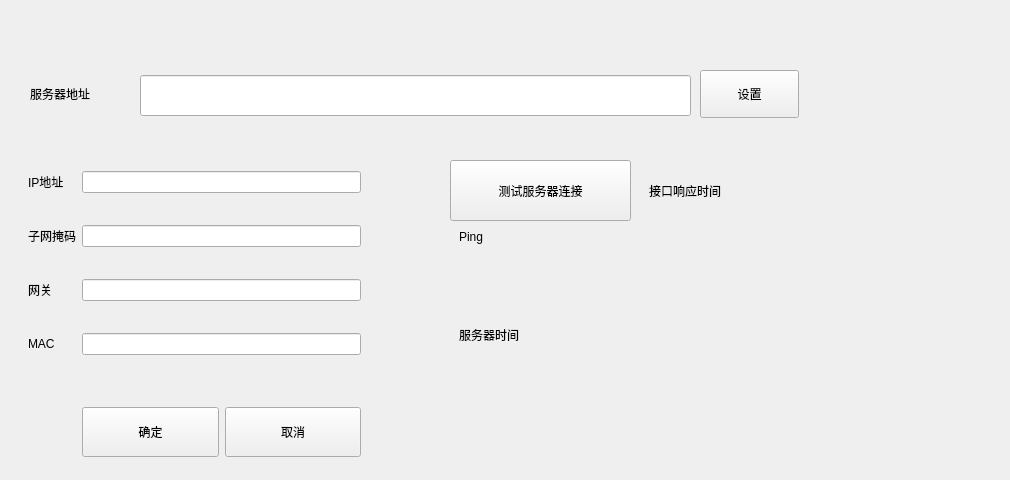
     <widget class="QWidget" name="page_0">
      <widget class="QFrame" name="network">
       <property name="geometry">
        <rect>
         <x>19</x>
         <y>140</y>
         <width>351</width>
         <height>331</height>
        </rect>
       </property>
       <property name="styleSheet">
        <string notr="true">QLabel{
font:20px&quot;WenQuanYi Micro Hei Mono&quot;;
}
QLineEdit{
font:20px&quot;WenQuanYi Micro Hei Mono&quot;;
}</string>
       </property>
       <property name="frameShape">
        <enum>QFrame::NoFrame</enum>
       </property>
       <property name="frameShadow">
        <enum>QFrame::Raised</enum>
       </property>
       <layout class="QGridLayout" name="gridLayout" rowstretch="3,0,0,0,0" columnstretch="0,0">
        <property name="topMargin">
         <number>19</number>
        </property>
        <property name="bottomMargin">
         <number>0</number>
        </property>
        <property name="verticalSpacing">
         <number>20</number>
        </property>
        <item row="1" column="0">
         <widget class="QLabel" name="label_2">
          <property name="text">
           <string>子网掩码</string>
          </property>
         </widget>
        </item>
        <item row="4" column="1">
         <widget class="QFrame" name="frame">
          <property name="sizePolicy">
           <sizepolicy hsizetype="Preferred" vsizetype="Fixed">
            <horstretch>0</horstretch>
            <verstretch>0</verstretch>
           </sizepolicy>
          </property>
          <property name="minimumSize">
           <size>
            <width>0</width>
            <height>70</height>
           </size>
          </property>
          <property name="frameShape">
           <enum>QFrame::NoFrame</enum>
          </property>
          <property name="frameShadow">
           <enum>QFrame::Raised</enum>
          </property>
          <layout class="QVBoxLayout" name="verticalLayout" stretch="1,20">
           <property name="sizeConstraint">
            <enum>QLayout::SetDefaultConstraint</enum>
           </property>
           <property name="leftMargin">
            <number>0</number>
           </property>
           <property name="topMargin">
            <number>0</number>
           </property>
           <property name="rightMargin">
            <number>0</number>
           </property>
           <property name="bottomMargin">
            <number>0</number>
           </property>
           <item>
            <widget class="QLabel" name="warning">
             <property name="text">
              <string/>
             </property>
            </widget>
           </item>
           <item>
            <layout class="QHBoxLayout" name="horizontalLayout_2">
             <property name="spacing">
              <number>6</number>
             </property>
             <item>
              <widget class="QPushButton" name="ok">
               <property name="sizePolicy">
                <sizepolicy hsizetype="Preferred" vsizetype="Preferred">
                 <horstretch>0</horstretch>
                 <verstretch>0</verstretch>
                </sizepolicy>
               </property>
               <property name="text">
                <string>确定</string>
               </property>
              </widget>
             </item>
             <item>
              <widget class="QPushButton" name="cancel">
               <property name="sizePolicy">
                <sizepolicy hsizetype="Preferred" vsizetype="Preferred">
                 <horstretch>0</horstretch>
                 <verstretch>0</verstretch>
                </sizepolicy>
               </property>
               <property name="text">
                <string>取消</string>
               </property>
              </widget>
             </item>
            </layout>
           </item>
          </layout>
         </widget>
        </item>
        <item row="0" column="1">
         <widget class="QLineEdit" name="addr">
          <property name="text">
           <string/>
          </property>
         </widget>
        </item>
        <item row="0" column="0">
         <widget class="QLabel" name="label">
          <property name="text">
           <string>IP地址</string>
          </property>
         </widget>
        </item>
        <item row="2" column="1">
         <widget class="QLineEdit" name="gateway">
          <property name="text">
           <string/>
          </property>
         </widget>
        </item>
        <item row="1" column="1">
         <widget class="QLineEdit" name="netmask">
          <property name="text">
           <string/>
          </property>
         </widget>
        </item>
        <item row="2" column="0">
         <widget class="QLabel" name="label_3">
          <property name="text">
           <string>网关</string>
          </property>
         </widget>
        </item>
        <item row="3" column="1">
         <widget class="QLineEdit" name="mac"/>
        </item>
        <item row="3" column="0">
         <widget class="QLabel" name="label_7">
          <property name="text">
           <string>MAC</string>
          </property>
         </widget>
        </item>
       </layout>
      </widget>
      <widget class="QLineEdit" name="server_addr">
       <property name="geometry">
        <rect>
         <x>140</x>
         <y>75</y>
         <width>551</width>
         <height>41</height>
        </rect>
       </property>
       <property name="styleSheet">
        <string notr="true">font:20px&quot;WenQuanYi Micro Hei Mono&quot;;</string>
       </property>
      </widget>
      <widget class="QLabel" name="label_4">
       <property name="geometry">
        <rect>
         <x>30</x>
         <y>75</y>
         <width>111</width>
         <height>38</height>
        </rect>
       </property>
       <property name="styleSheet">
        <string notr="true">font:20px&quot;WenQuanYi Micro Hei Mono&quot;;</string>
       </property>
       <property name="text">
        <string>服务器地址</string>
       </property>
      </widget>
      <widget class="QPushButton" name="set_server_addr">
       <property name="geometry">
        <rect>
         <x>700</x>
         <y>70</y>
         <width>99</width>
         <height>48</height>
        </rect>
       </property>
       <property name="text">
        <string>设置</string>
       </property>
      </widget>
      <widget class="QFrame" name="frame_8">
       <property name="geometry">
        <rect>
         <x>450</x>
         <y>230</y>
         <width>551</width>
         <height>61</height>
        </rect>
       </property>
       <property name="frameShape">
        <enum>QFrame::NoFrame</enum>
       </property>
       <property name="frameShadow">
        <enum>QFrame::Raised</enum>
       </property>
       <layout class="QVBoxLayout" name="verticalLayout_8" stretch="0,1">
        <property name="topMargin">
         <number>0</number>
        </property>
        <property name="bottomMargin">
         <number>0</number>
        </property>
        <item>
         <widget class="QLabel" name="label_10">
          <property name="text">
           <string>Ping</string>
          </property>
         </widget>
        </item>
        <item>
         <widget class="QLabel" name="ping_msg">
          <property name="text">
           <string/>
          </property>
         </widget>
        </item>
       </layout>
      </widget>
      <widget class="QFrame" name="frame_9">
       <property name="geometry">
        <rect>
         <x>450</x>
         <y>320</y>
         <width>551</width>
         <height>66</height>
        </rect>
       </property>
       <property name="frameShape">
        <enum>QFrame::NoFrame</enum>
       </property>
       <property name="frameShadow">
        <enum>QFrame::Raised</enum>
       </property>
       <layout class="QVBoxLayout" name="verticalLayout_9" stretch="0,0">
        <property name="topMargin">
         <number>0</number>
        </property>
        <property name="bottomMargin">
         <number>0</number>
        </property>
        <item>
         <widget class="QLabel" name="label_23">
          <property name="text">
           <string>服务器时间</string>
          </property>
         </widget>
        </item>
        <item>
         <widget class="QLabel" name="api_msg">
          <property name="text">
           <string/>
          </property>
         </widget>
        </item>
       </layout>
      </widget>
      <widget class="QPushButton" name="testServer">
       <property name="geometry">
        <rect>
         <x>450</x>
         <y>160</y>
         <width>181</width>
         <height>61</height>
        </rect>
       </property>
       <property name="text">
        <string>测试服务器连接</string>
       </property>
      </widget>
      <widget class="QFrame" name="frame_10">
       <property name="geometry">
        <rect>
         <x>640</x>
         <y>160</y>
         <width>211</width>
         <height>61</height>
        </rect>
       </property>
       <property name="frameShape">
        <enum>QFrame::NoFrame</enum>
       </property>
       <property name="frameShadow">
        <enum>QFrame::Raised</enum>
       </property>
       <layout class="QHBoxLayout" name="horizontalLayout_9">
        <item>
         <widget class="QLabel" name="label_12">
          <property name="text">
           <string>接口响应时间</string>
          </property>
         </widget>
        </item>
        <item>
         <widget class="QLabel" name="response">
          <property name="text">
           <string/>
          </property>
         </widget>
        </item>
       </layout>
      </widget>
     </widget>
